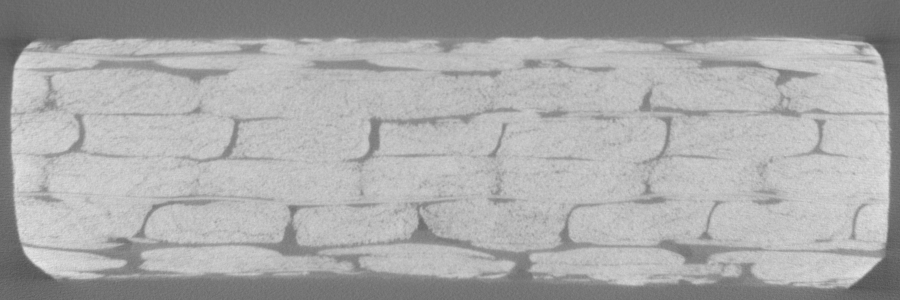
#> input picture Report_1/test_image.tif, 900 x 300 px
$ jupyter execute Report_1.ipynb   (shell and % lines are left out)
#> lines starting #> are read from the running program, lines starting #| are printed output that depends on the picture; after the words box and inside, x2 and y2 are one past the last pixel; in counts of white or black regions, pixels touching at a corner belong together
# Safran project

## Context

The overall objective of our project is to segment the fibers in X-ray tomographies.
In this document, we are making tests using the following image, which is a greyscale image of a tomography.

[cell 1]
from skimage.external import tifffile
from skimage import img_as_float
import scipy.ndimage as ndi
import matplotlib.pyplot as plt
import cv2
from skimage.filters import threshold_yen
import numpy as np

img = tifffile.imread("test_image.tif")
#> img is the input picture: shape (300, 900) uint16; min 20811, max 59135, mean 43567.6
img = img_as_float(img)

plt.figure(figsize=(10, 10))
plt.imshow(img, cmap=plt.get_cmap('gray'))

A first idea would be to identify the centroids of the fibers with an unsupervised learning method, in order to use some classic image processing technique to get the fibers.
The major hindrance that we are likely to face is the fact that the fibers are not well separated, so that a direct edge detection on the static images is unlikely to work very well.

## Summary
We first explore a few classic image processing techniques.
After that, we present a few approaches using Machine Learning and Deep Learning and discuss their application to our projet.

1. Image pre-processing
1.a. Histogram manipulation
1.b. Filtering
1.c. Mathematical morphology
2. Image Segmentation
2.a. Thresholding
2.b. Sobel Filter
2.c. Watershed
2.d. Random Walker
2.e. Active Contour
3. Machine Learning, Deep Learning approaches or other relevant approaches

## 1. Image pre-processing

### 1.a Histogram manipulation

It is possible to increase the contrast of an image by adjusting its histogram.
We explore here 3 histogram manipulation methods using the skimage library:
- histogram stretching
- histogram equalization
- adaptative equalization.

[cell 2]
import matplotlib
import matplotlib.pyplot as plt
import numpy as np

from skimage import img_as_float
from skimage import exposure

def plot_img_and_hist(image, axes, bins=256):
    """Plot an image along with its histogram and cumulative histogram.

    """
    image = img_as_float(image)
    ax_img, ax_hist = axes
    ax_cdf = ax_hist.twinx()

    # Display image
    ax_img.imshow(image, cmap=plt.cm.gray)
    ax_img.set_axis_off()

    # Display histogram
    ax_hist.hist(image.ravel(), bins=bins, histtype='step', color='black')
    ax_hist.ticklabel_format(axis='y', style='scientific', scilimits=(0, 0))
    ax_hist.set_xlabel('Pixel intensity')
    ax_hist.set_xlim(0, 1)
    ax_hist.set_yticks([])

    # Display cumulative distribution
    img_cdf, bins = exposure.cumulative_distribution(image, bins)
    ax_cdf.plot(bins, img_cdf, 'r')
    ax_cdf.set_yticks([])

    return ax_img, ax_hist, ax_cdf

#### Histogram Stretching

This technique improves the constrast by stretching the range of intensity to span the whole range of values. It applies a linear scaling to the image pixel values, and preserve the overall "shape" of the histogram.

To manage the outlier values in the histogram, we use the first and last percentiles instead of min and max values.

If c and d are the current values of the pecentile (let's say 2 and 98) of the histogram, and a and b are the desired min and max values (0 and 255), we have:
$$ P_{out} = (P_{in}-c)(\frac{b-a}{d-c})+a $$

On our image, it gives:

[cell 3]
# Load an example image
img = tifffile.imread("test_image.tif")
img = img_as_float(img)

# Contrast stretching
p2, p98 = np.percentile(img, (2, 98))
#> p2 = 0.402; p98 = 0.814
img_rescale = exposure.rescale_intensity(img, in_range=(p2, p98))
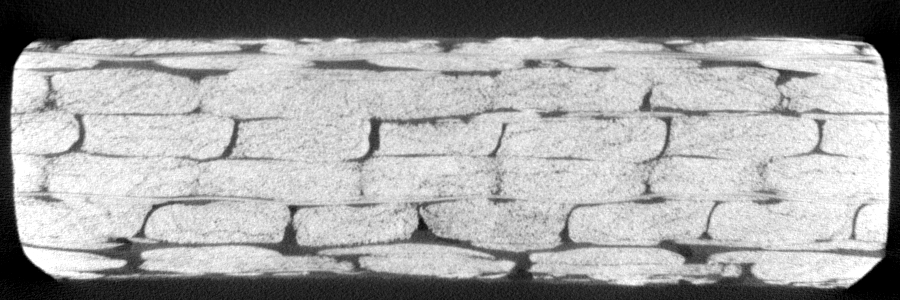
#> img_rescale: shape (300, 900) float64; min 0, max 1, mean 0.639

# Display results
fig = plt.figure(figsize=(8, 5))
axes = np.zeros((2, 2), dtype=np.object)
axes[0, 0] = fig.add_subplot(2, 2, 1)
for i in range(1, 2):
    axes[0, i] = fig.add_subplot(2, 2, 1+i, sharex=axes[0,0], sharey=axes[0,0])
for i in range(0, 2):
    axes[1, i] = fig.add_subplot(2, 2, 3+i)

ax_img, ax_hist, ax_cdf = plot_img_and_hist(img, axes[:, 0])
#> in plot_img_and_hist, `img_cdf, bins = exposure.cumulative_distribution(image, bins)`: img_cdf = 256 values from 7.41e-06 to 1; bins = 256 values from 0.319 to 0.901
ax_img.set_title('Low contrast image')

y_min, y_max = ax_hist.get_ylim()
#> y_min = 0; y_max = 5799.1
ax_hist.set_ylabel('Number of pixels')
ax_hist.set_yticks(np.linspace(0, y_max, 5))

ax_img, ax_hist, ax_cdf = plot_img_and_hist(img_rescale, axes[:, 1])
ax_img.set_title('Contrast stretching')

ax_cdf.set_ylabel('Fraction of total intensity')
ax_cdf.set_yticks(np.linspace(0, 1, 5))

# prevent overlap of y-axis labels
fig.tight_layout()
plt.show()

This operation has improvent the overall contrast in the image between dark parts (edges) and light parts (inner part of the fibers).
However, the gap between the 2 intensity maxima is rather wide and it may be difficult to find an appropriate treshold for a global tresholding method for example.

#### Histogram Equalization

This method is used to increase the global contrast of images. It distributes the intensities by spreading out the most frequent values.

The method is a simple one and pretty straightforward, but a disadvantage is that it may also increase the contrast of the noise.

This method try to flatten the histogram of the image, and to change the cdf into a straight line.

[cell 4]
# Load an example image
img = tifffile.imread("test_image.tif")
img = img_as_float(img)

# Equalization
img_eq = exposure.equalize_hist(img)
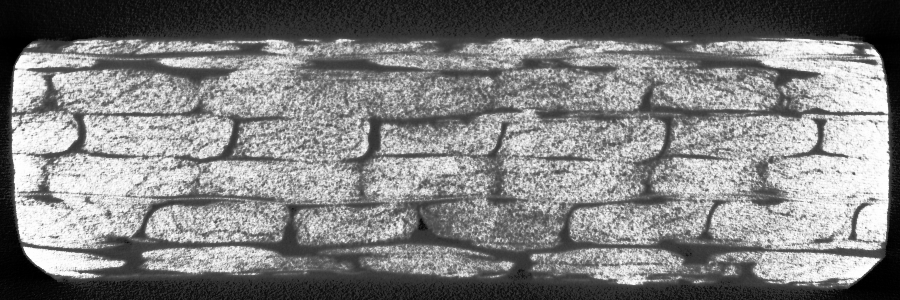
#> img_eq: shape (300, 900) float64; min 7.41e-06, max 1, mean 0.505

# Display results
fig = plt.figure(figsize=(8, 5))
axes = np.zeros((2, 2), dtype=np.object)
axes[0, 0] = fig.add_subplot(2, 2, 1)
for i in range(1, 2):
    axes[0, i] = fig.add_subplot(2, 2, 1+i, sharex=axes[0,0], sharey=axes[0,0])
for i in range(0, 2):
    axes[1, i] = fig.add_subplot(2, 2, 3+i)

ax_img, ax_hist, ax_cdf = plot_img_and_hist(img, axes[:, 0])
ax_img.set_title('Low contrast image')

y_min, y_max = ax_hist.get_ylim()
ax_hist.set_ylabel('Number of pixels')
ax_hist.set_yticks(np.linspace(0, y_max, 5))

ax_img, ax_hist, ax_cdf = plot_img_and_hist(img_eq, axes[:, 1])
ax_img.set_title('Histogram equalization')

ax_cdf.set_ylabel('Fraction of total intensity')
ax_cdf.set_yticks(np.linspace(0, 1, 5))

# prevent overlap of y-axis labels
fig.tight_layout()
plt.show()

Ths method flattened the histogram.
In our case, we can see that it has increased the noise a lot.

#### Adaptative Histogram Equalization

This method differs from ordinary histogram equalization in the fact that it computes several histograms, each corresponding to a distinct section of the image.
This method improves the local contrast and the definition of the edges in each region.

[cell 5]
# Load an example image
img = tifffile.imread("test_image.tif")

# Adaptive Equalization
img_adapteq = exposure.equalize_adapthist(img)
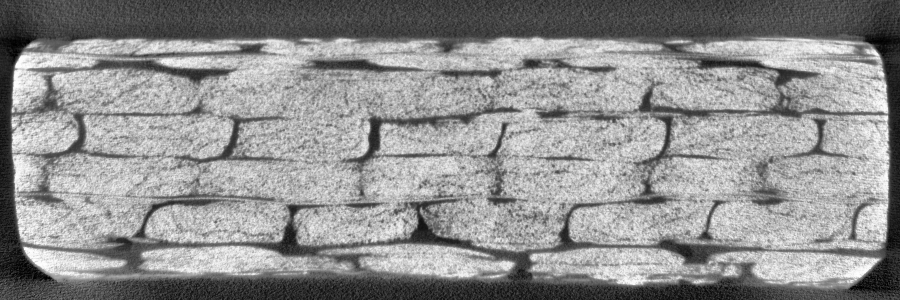
#> img_adapteq: shape (300, 900) float64; min 0, max 1, mean 0.565

# Display results
fig = plt.figure(figsize=(8, 5))
axes = np.zeros((2, 2), dtype=np.object)
axes[0, 0] = fig.add_subplot(2, 2, 1)
for i in range(1, 2):
    axes[0, i] = fig.add_subplot(2, 2, 1+i, sharex=axes[0,0], sharey=axes[0,0])
for i in range(0, 2):
    axes[1, i] = fig.add_subplot(2, 2, 3+i)

ax_img, ax_hist, ax_cdf = plot_img_and_hist(img, axes[:, 0])
ax_img.set_title('Low contrast image')

y_min, y_max = ax_hist.get_ylim()
ax_hist.set_ylabel('Number of pixels')
ax_hist.set_yticks(np.linspace(0, y_max, 5))

ax_img, ax_hist, ax_cdf = plot_img_and_hist(img_adapteq, axes[:, 1])
ax_img.set_title('Adaptive equalization')

ax_cdf.set_ylabel('Fraction of total intensity')
ax_cdf.set_yticks(np.linspace(0, 1, 5))

# prevent overlap of y-axis labels
fig.tight_layout()
plt.show()

The result show an enhanced contrast, with less noise amplification than with the global equalization.
Besides, we kept the histogram structure with the two maxima corresponding to the inner and the edges of the fibers.

#### Histogram manipulation: Conclusion
It is a good idea to extend the range of values of the image to the full range of greyscale.
The method which seems to be the most promising is the adaptative histogram manipulation which greatly improves the contrast. But it also amplifies the noise which has to be managed after that.

### 1.b Filtering

There are pepper and salt noises in the image. One possible way to remove those noises is using <span style="color:blue">**median filter**</span>. Median filtering is a nonlinear signal processing technique that is useful for noise suppresion in images. In one-dimensional scenario, the median filter consists of a sliding window. The center pixel in the window is replaced by the median value of pixels in the window.

For example, if the pixels within the window is [0.1, 0.2, 0.9, 0.4, 0.5], the center pixel would be replaced by the value 0.4. In this example, if 0.9 were a noise spike (**salt noise**), it would be eliminated. For the same reason, if we encoutered an image with **pepper noise**, it can be elimiated by median filter.

On the other hand, instead of takign the median value, <span style="color:red">**mean filter**</span> replaces the center pixel by the mean of pixels within the window. Applying mean filter is an another way to elimiate pepper and salt noises. The figure below demonstrates the operation of mean and median filter.

[cell 6]
from skimage.external import tifffile
from skimage.filters import sobel, median
from scipy.signal import convolve2d
import matplotlib.pyplot as plt
import numpy as np
import skimage
import pdb

def meanFiltering(im, filter_size=(2, 2)):
    mean_filter = np.ones(filter_size, dtype=np.uint16)/(filter_size[0]*filter_size[1])
    img = convolve2d(im, mean_filter, mode="same")
    img = img.astype(np.float32)/65535
    return img

img = tifffile.imread("test_image.tif")
img_median1 = median(img)
img_median2 = median(img_median1)
img_median1_sobel = sobel(img_median1)>0.02
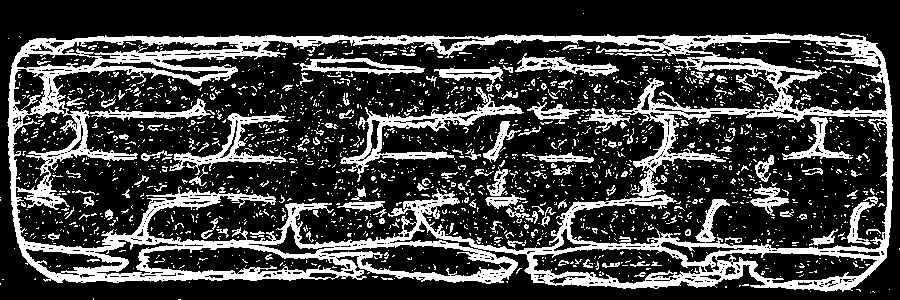
#> img_median1_sobel: shape (300, 900) bool; 24.7% white; 2018 white regions (1852 under 20 px), largest, box (x1, y1, x2, y2) and area: (7, 33, 894, 292) 41834, (340, 87, 524, 182) 2622, (169, 113, 289, 175) 1566
img_median2_sobel = sobel(img_median2)>0.02
#> img_median2_sobel: shape (300, 900) bool; 20.8% white; 1179 white regions (1081 under 20 px), largest, box (x1, y1, x2, y2) and area: (8, 33, 894, 291) 38760, (341, 94, 523, 174) 1857, (171, 113, 288, 171) 1431
img_mean = meanFiltering(img)
img_mean_sobel = sobel(img_mean)>0.02
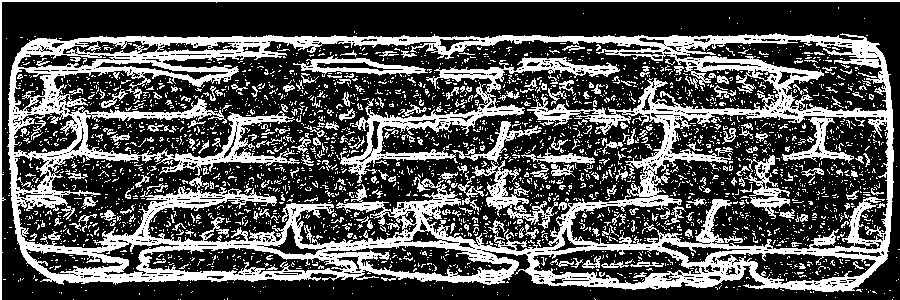
#> img_mean_sobel: shape (300, 900) bool; 32.7% white; 3093 white regions (2845 under 20 px), largest, box (x1, y1, x2, y2) and area: (7, 33, 894, 292) 55929, (340, 57, 620, 183) 4858, (0, 0, 900, 300) 2407

f, ax = plt.subplots(2, 2, figsize=(20, 10))
ax[0, 0].set_title("original", size=25)
ax[0, 0].imshow(img, cmap='gray')
ax[0, 1].set_title("mean filter", size=25)
ax[0, 1].imshow(img_mean_sobel, cmap='gray')
ax[1, 0].set_title("median filter", size=25)
ax[1, 0].imshow(img_median1_sobel, cmap='gray')
ax[1, 1].set_title("median filter x2", size=25)
ax[1, 1].imshow(img_median2_sobel, cmap='gray')
plt.show()

### 1.c Mathematical Morphology

Several segmentation techniques require to threshold the image prior to processing it. In the context of pattern detection, it is desirable to have a uniform encoding at the pattern location and in the background, as well as to have the clearest edges as possible.

Morphological operations can help to achieve this.
The morphological operations we explored are erosion, dilation, opening which is a dilation followed by an erosion and closing which is an erosion followed by a dilation.

#### Dilation

In dilation, a kernel of a specified size will slide on an image an put to 0 all pixels that have a 0 pixel under the kernel when the kernel is centered on it. Dilation operation correspond to dilating the white parts of an image like so:

#### Erosion

Erosion would be the reverse operation where all pixels for which the kernel sees a black pixel when it is centerd on it is put to black. Here is an example of erosion by a 3x3 kernel:

#### Closing

Closing is the operation of eroding and dilating with the same kernel. it has the effect of closing the small white dots in the image

[cell 7]
im=cv2.imread('test_image.tif')
gray = cv2.cvtColor(im,cv2.COLOR_BGR2GRAY)
thresh = threshold_yen(gray)
#> thresh = 176
binary = gray > thresh*0.98
#> binary: shape (300, 900) bool; 65.6% white; 627 black regions (578 under 20 px), largest, box (x1, y1, x2, y2) and area: (0, 0, 900, 300) 77485, (346, 100, 521, 173) 1512, (32, 59, 236, 85) 1464

kernel = np.ones((3,3),np.uint8)
closing = cv2.morphologyEx(np.uint8(binary),cv2.MORPH_CLOSE,kernel)
#> closing: shape (300, 900); values 0 (black) and 1 (white), 67.3% white; 104 black regions (40 under 20 px), largest, box (x1, y1, x2, y2) and area: (0, 0, 900, 300) 73965, (91, 60, 230, 85) 1230, (649, 239, 763, 265) 1215

f ,(ax1,ax2) = plt.subplots(1,2,figsize=(20,20))
ax1.set_title('Binarized image',size=20)
ax1.imshow(binary,cmap='Greys')
ax2.set_title('Closed Binarized image',size=20)
ax2.imshow(closing,cmap='Greys')

#### An attempt to get clear edges

We tried to using opening with flat vertical and horizontal kernels to deepen the white insertions between two bricks that we want to see as completely separate. We closed white dots before doing that. Here is an exemple of it with a 1x31 horizontal kernel and a 21x1 vertical kernel

[cell 8]
kernel1 = np.ones((3,3),np.uint8)
closing = cv2.morphologyEx(np.uint8(binary),cv2.MORPH_CLOSE,kernel1)

kernel2 = np.ones((1,31),np.uint8)
opening1 = cv2.morphologyEx(closing,cv2.MORPH_OPEN,kernel2)
#> opening1: shape (300, 900); values 0 (black) and 1 (white), 65.2% white; 33 black regions (6 under 20 px), largest, box (x1, y1, x2, y2) and area: (0, 0, 900, 300) 82550, (634, 88, 829, 166) 2080, (348, 107, 517, 172) 1773

kernel3 = np.ones((21,1),np.uint8)
opening2 = cv2.morphologyEx(opening1,cv2.MORPH_OPEN,kernel3)
#> opening2: shape (300, 900); values 0 (black) and 1 (white), 59.8% white; 9 black regions (1 under 20 px), largest, box (x1, y1, x2, y2) and area: (0, 0, 900, 300) 106728, (44, 113, 120, 158) 641, (538, 106, 618, 123) 437

f, (ax1, ax2, ax3) = plt.subplots(3,1,figsize=(8,8))
ax1.set_title('closing white dots', size = 13)
ax1.imshow(closing,cmap='Greys')
ax2.set_title('horizontal opening',size = 13)
ax2.imshow(opening1, cmap='Greys')
ax3.set_title('vertical opening', size = 13)
ax3.imshow(opening2, cmap='Greys')
f.tight_layout()

Using these operations, we can separate some of the fibers which can be usefull to further use segmentation techniques that require initializing regions such as watershed. However, we didn't manage to get a clear separation of all the fibers without damaging the image too much

## 2. Image Segmentation

### 2.b Sobel Filter

Sobel filter is often used to detect edges in images. Technically, it is a **discrete differentiation operator**. At each point in an image, the output of Sobel filter is the norm of gradient of this pixel. The way to compute the gradient is to apply vertical and horizontal derivative to the image.

And then we can compute the norm of gradient.

$$\displaystyle G_x = \left[\begin{array}{ccc} -1&0&1  \\ -2&0&2 \\ -1&0&1\end{array} \right] * A \hspace{4ex} G_y = \left[\begin{array}{ccc} 1&2&1  \\ 0&0&0 \\ -1&-2&-1\end{array} \right] * A$$

$$\displaystyle G = \sqrt{G_x^2 + G_y^2}$$

[cell 9]
from skimage.external import tifffile
from skimage.filters import sobel, median
from scipy.signal import convolve2d
import matplotlib.pyplot as plt
import numpy as np
import skimage

img = tifffile.imread("test_image.tif")
img_sobel = sobel(img)>0.02
#> img_sobel: shape (300, 900) bool; 41% white; 3162 white regions (2973 under 20 px), largest, box (x1, y1, x2, y2) and area: (0, 30, 895, 298) 88726, (730, 153, 809, 233) 1895, (292, 47, 432, 93) 1399

f, ax = plt.subplots(1, 2, figsize=(20, 10))
ax[0].set_title("original", size=25)
ax[0].imshow(img, cmap='gray')
ax[1].set_title("sobel filter", size=25)
ax[1].imshow(img_sobel, cmap='gray')
plt.show()

### 2.c Watershed

#### thresholding

[cell 10]
thresh = threshold_yen(gray)
binary = gray > thresh*0.98

#### closing white dots

[cell 11]
kernel = np.ones((3,3),np.uint8)
closing = cv2.morphologyEx(np.uint8(binary),cv2.MORPH_CLOSE,kernel)

f ,(ax1,ax2) = plt.subplots(1,2,figsize=(20,20))
ax1.set_title('Binarized image',size=20)
ax1.imshow(binary,cmap='Greys')
ax2.set_title('Closed Binarized image',size=20)
ax2.imshow(closing,cmap='Greys')

#### Getting the sure background areas

[cell 12]
sure_bg = cv2.dilate(closing,kernel,iterations=2)
#> sure_bg: shape (300, 900); values 0 (black) and 1 (white), 75% white; 75 black regions (45 under 20 px), largest, box (x1, y1, x2, y2) and area: (0, 0, 900, 300) 62471, (659, 241, 739, 263) 662, (253, 221, 331, 256) 597
sure_bg = cv2.bitwise_not(sure_bg)

#### Getting the distance map

to better separate the fibers, we use the distance transform with a distance function as such:
$d((x_1,y_1),(x_2,y_2))=|x_1-x_2|+\alpha{|y_1-y_2|}$ where $\alpha$ is a parameter of the model.
This will let the value in the distance image of points from upper and lower edges to be greater lower than that of the points of left or right edges of each fibers which will hopefully let us enhance the horizontal separation when thresholding the distance image.

[cell 13]
alpha = 10

def distance(x1,y1,x2,y2):
    return abs(x1-x2)+alpha*abs(y1-y2)

vect_distance = np.vectorize(distance)

[cell 14]
indices_distance = ndi.distance_transform_edt(closing,return_distances=False,return_indices=True)
indices_distance_lignes = indices_distance[0]
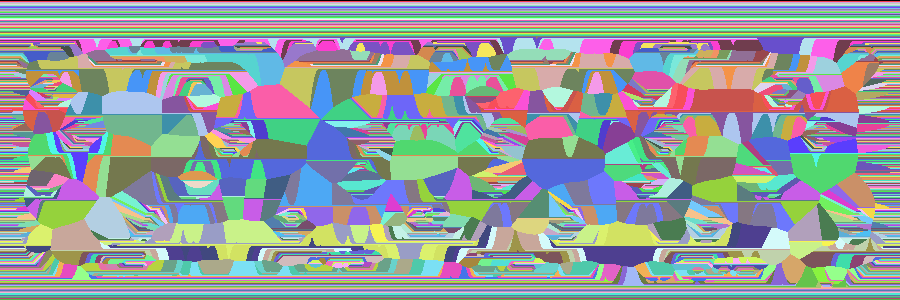
#> indices_distance_lignes: shape (300, 900) int32; 300 distinct labels, from 0 to 299; one colour per label, 0 black
indices_distance_colonnes = indices_distance[1]

indices_base = np.indices(closing.shape)
indices_base_ligne = indices_base[0]
indices_base_colonnes = indices_base[1]

distance = vect_distance(indices_base_colonnes,indices_base_ligne,
                         indices_distance_colonnes,indices_distance_lignes)
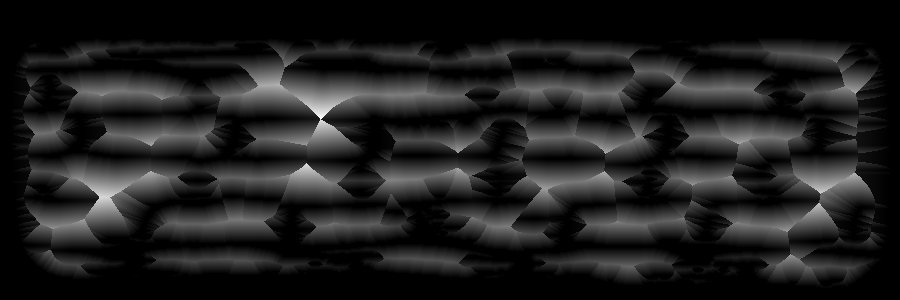
#> distance: shape (300, 900) int64; min 0, max 482, mean 58; drawn with min black and max white

#### Thresholding the distance map

[cell 15]
thresh_on_distance = 0.32*distance.max()
#> thresh_on_distance = 154.2
sure_fg = distance > thresh_on_distance
#> sure_fg: shape (300, 900) bool; 11.4% white; 40 white regions (17 under 20 px), largest, box (x1, y1, x2, y2) and area: (213, 55, 468, 148) 6003, (33, 168, 181, 236) 3828, (726, 167, 871, 236) 3042

[cell 16]
f,ax = plt.subplots(1,1,figsize=(13,13))
ax.set_title('sure foreground', size=18)
ax.imshow(sure_fg)

#### Getting regions with unknow status

[cell 17]
sure_fg = np.uint8(sure_fg)
unknown = cv2.subtract(sure_bg,sure_fg)

#### Using watershed segmentation on the above information

Each connected component of the sure_foreground map above get a label in the markers map ( from 2 to n+1, if n connected components in the sure_fg image).
The sure_background part also has a label his own (1), and the unknown part is labeled 0

[cell 18]
ret, markers = cv2.connectedComponents(sure_fg)
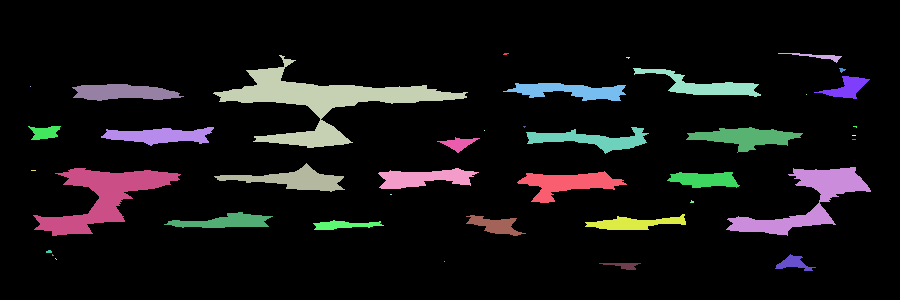
#> markers: shape (300, 900) int32; 41 distinct labels, from 0 to 40; one colour per label, 0 black
#> ret = 41
markers = markers+1
#> markers: shape (300, 900) int32; 41 distinct labels, from 1 to 41
markers[unknown==254]=0
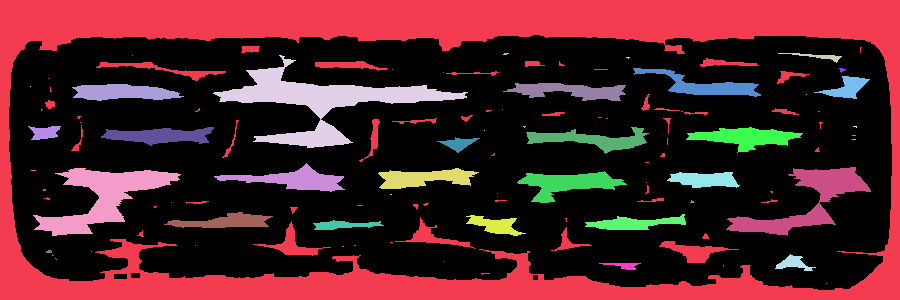
#> markers: shape (300, 900) int32; 42 distinct labels, from 0 to 41; one colour per label, 0 black

markers = cv2.watershed(im,markers)
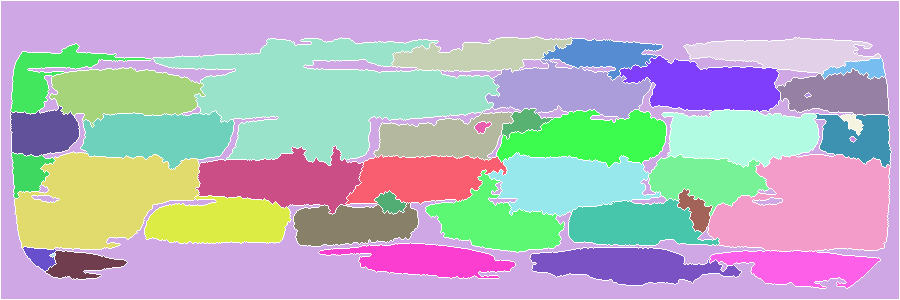
#> markers: shape (300, 900) int32; 42 distinct labels, from -1 to 41; one colour per label, 0 black, -1 white
